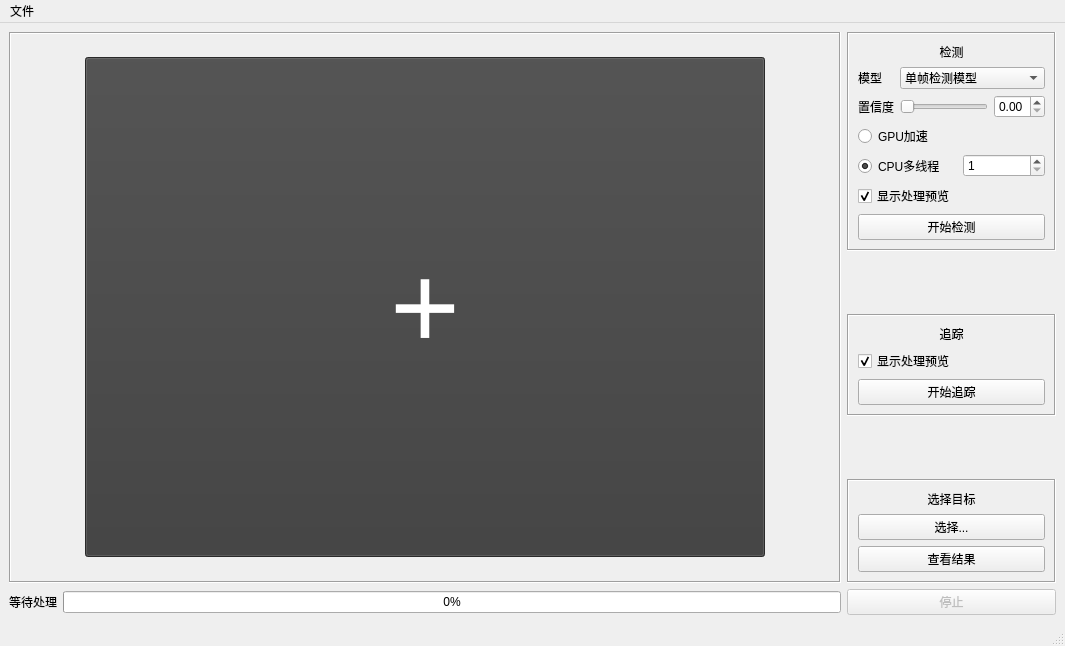
<?xml version="1.0" encoding="UTF-8"?>
<ui version="4.0">
 <class>MainWindow</class>
 <widget class="QMainWindow" name="MainWindow">
  <property name="geometry">
   <rect>
    <x>0</x>
    <y>0</y>
    <width>1065</width>
    <height>646</height>
   </rect>
  </property>
  <property name="windowTitle">
   <string>行人检测追踪</string>
  </property>
  <widget class="QWidget" name="centralwidget">
   <layout class="QGridLayout" name="gridLayout" columnstretch="0,0,1,0">
    <item row="0" column="0" rowspan="8" colspan="3">
     <widget class="QScrollArea" name="scrollArea">
      <property name="frameShape">
       <enum>QFrame::Box</enum>
      </property>
      <property name="widgetResizable">
       <bool>true</bool>
      </property>
      <widget class="QWidget" name="scrollAreaWidgetContents">
       <property name="geometry">
        <rect>
         <x>0</x>
         <y>0</y>
         <width>828</width>
         <height>550</height>
        </rect>
       </property>
       <layout class="QGridLayout" name="gridLayout_2">
        <item row="0" column="0">
         <widget class="QPushButton" name="btn_add_video">
          <property name="sizePolicy">
           <sizepolicy hsizetype="Minimum" vsizetype="Minimum">
            <horstretch>0</horstretch>
            <verstretch>0</verstretch>
           </sizepolicy>
          </property>
          <property name="minimumSize">
           <size>
            <width>340</width>
            <height>250</height>
           </size>
          </property>
          <property name="maximumSize">
           <size>
            <width>680</width>
            <height>500</height>
           </size>
          </property>
          <property name="font">
           <font>
            <pointsize>90</pointsize>
           </font>
          </property>
          <property name="statusTip">
           <string>点击添加视频源</string>
          </property>
          <property name="styleSheet">
           <string notr="true">background-color: rgb(59, 59, 59);
color: rgb(255, 255, 255);</string>
          </property>
          <property name="text">
           <string>+</string>
          </property>
         </widget>
        </item>
       </layout>
      </widget>
     </widget>
    </item>
    <item row="0" column="3" rowspan="3">
     <widget class="QFrame" name="frame_detect">
      <property name="frameShape">
       <enum>QFrame::Box</enum>
      </property>
      <property name="frameShadow">
       <enum>QFrame::Sunken</enum>
      </property>
      <layout class="QGridLayout" name="gridLayout_6">
       <item row="6" column="0" colspan="3">
        <widget class="QRadioButton" name="radioButton_parallel">
         <property name="text">
          <string>CPU多线程</string>
         </property>
         <property name="checked">
          <bool>true</bool>
         </property>
        </widget>
       </item>
       <item row="2" column="0">
        <widget class="QLabel" name="label_confidence">
         <property name="text">
          <string>置信度</string>
         </property>
        </widget>
       </item>
       <item row="0" column="0" colspan="5">
        <widget class="QLabel" name="label">
         <property name="text">
          <string>检测</string>
         </property>
         <property name="alignment">
          <set>Qt::AlignCenter</set>
         </property>
        </widget>
       </item>
       <item row="1" column="1" colspan="4">
        <widget class="QComboBox" name="comboBox_model">
         <item>
          <property name="text">
           <string>单帧检测模型</string>
          </property>
         </item>
         <item>
          <property name="text">
           <string>时间依赖检测模型</string>
          </property>
         </item>
        </widget>
       </item>
       <item row="2" column="4">
        <widget class="QDoubleSpinBox" name="doubleSpinBox">
         <property name="maximum">
          <double>1.000000000000000</double>
         </property>
         <property name="singleStep">
          <double>0.100000000000000</double>
         </property>
        </widget>
       </item>
       <item row="8" column="0" colspan="5">
        <widget class="QPushButton" name="btn_process_detect">
         <property name="text">
          <string>开始检测</string>
         </property>
        </widget>
       </item>
       <item row="2" column="1" colspan="3">
        <widget class="QSlider" name="slider_confidence">
         <property name="maximum">
          <number>100</number>
         </property>
         <property name="orientation">
          <enum>Qt::Horizontal</enum>
         </property>
        </widget>
       </item>
       <item row="5" column="0" colspan="5">
        <widget class="QRadioButton" name="radioButton_use_gpu">
         <property name="text">
          <string>GPU加速</string>
         </property>
        </widget>
       </item>
       <item row="6" column="3" colspan="2">
        <widget class="QSpinBox" name="spinBox_parallel">
         <property name="minimum">
          <number>1</number>
         </property>
         <property name="maximum">
          <number>9</number>
         </property>
        </widget>
       </item>
       <item row="1" column="0">
        <widget class="QLabel" name="label_model">
         <property name="text">
          <string>模型</string>
         </property>
        </widget>
       </item>
       <item row="7" column="0" colspan="5">
        <widget class="QCheckBox" name="checkBox_preview_detect">
         <property name="text">
          <string>显示处理预览</string>
         </property>
         <property name="checked">
          <bool>true</bool>
         </property>
        </widget>
       </item>
      </layout>
     </widget>
    </item>
    <item row="4" column="3">
     <widget class="QFrame" name="frame_track">
      <property name="frameShape">
       <enum>QFrame::Box</enum>
      </property>
      <property name="frameShadow">
       <enum>QFrame::Sunken</enum>
      </property>
      <layout class="QGridLayout" name="gridLayout_4">
       <item row="2" column="0">
        <widget class="QPushButton" name="btn_process_track">
         <property name="text">
          <string>开始追踪</string>
         </property>
        </widget>
       </item>
       <item row="0" column="0">
        <widget class="QLabel" name="label_2">
         <property name="text">
          <string>追踪</string>
         </property>
         <property name="alignment">
          <set>Qt::AlignCenter</set>
         </property>
        </widget>
       </item>
       <item row="1" column="0">
        <widget class="QCheckBox" name="checkBox_preview_track">
         <property name="text">
          <string>显示处理预览</string>
         </property>
         <property name="checked">
          <bool>true</bool>
         </property>
        </widget>
       </item>
      </layout>
     </widget>
    </item>
    <item row="8" column="0">
     <widget class="QLabel" name="label_process">
      <property name="sizePolicy">
       <sizepolicy hsizetype="Fixed" vsizetype="Preferred">
        <horstretch>0</horstretch>
        <verstretch>0</verstretch>
       </sizepolicy>
      </property>
      <property name="text">
       <string>等待处理</string>
      </property>
     </widget>
    </item>
    <item row="3" column="3">
     <spacer name="verticalSpacer">
      <property name="orientation">
       <enum>Qt::Vertical</enum>
      </property>
      <property name="sizeHint" stdset="0">
       <size>
        <width>209</width>
        <height>38</height>
       </size>
      </property>
     </spacer>
    </item>
    <item row="5" column="3">
     <spacer name="verticalSpacer_2">
      <property name="orientation">
       <enum>Qt::Vertical</enum>
      </property>
      <property name="sizeHint" stdset="0">
       <size>
        <width>209</width>
        <height>48</height>
       </size>
      </property>
     </spacer>
    </item>
    <item row="6" column="3" rowspan="2">
     <widget class="QFrame" name="frame_select">
      <property name="frameShape">
       <enum>QFrame::Box</enum>
      </property>
      <property name="frameShadow">
       <enum>QFrame::Sunken</enum>
      </property>
      <layout class="QGridLayout" name="gridLayout_3">
       <item row="1" column="0">
        <widget class="QPushButton" name="btn_select_win">
         <property name="text">
          <string>选择...</string>
         </property>
        </widget>
       </item>
       <item row="0" column="0">
        <widget class="QLabel" name="label_3">
         <property name="text">
          <string>选择目标</string>
         </property>
         <property name="alignment">
          <set>Qt::AlignCenter</set>
         </property>
        </widget>
       </item>
       <item row="2" column="0">
        <widget class="QPushButton" name="btn_result">
         <property name="text">
          <string>查看结果</string>
         </property>
        </widget>
       </item>
      </layout>
     </widget>
    </item>
    <item row="8" column="3">
     <widget class="QPushButton" name="btn_stop">
      <property name="enabled">
       <bool>false</bool>
      </property>
      <property name="text">
       <string>停止</string>
      </property>
     </widget>
    </item>
    <item row="8" column="1" colspan="2">
     <widget class="QProgressBar" name="progressBar_process">
      <property name="value">
       <number>0</number>
      </property>
     </widget>
    </item>
   </layout>
  </widget>
  <widget class="QMenuBar" name="menubar">
   <property name="geometry">
    <rect>
     <x>0</x>
     <y>0</y>
     <width>1065</width>
     <height>23</height>
    </rect>
   </property>
   <widget class="QMenu" name="menu">
    <property name="title">
     <string>文件</string>
    </property>
    <addaction name="action_add_video"/>
   </widget>
   <addaction name="menu"/>
  </widget>
  <widget class="QStatusBar" name="statusbar"/>
  <action name="action_add_video">
   <property name="text">
    <string>添加源</string>
   </property>
  </action>
 </widget>
 <resources/>
 <connections/>
</ui>
